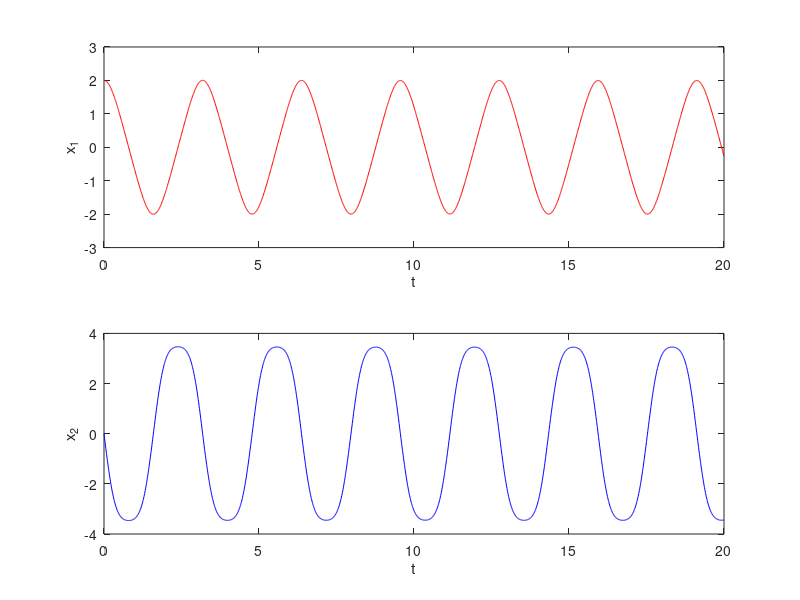

Write the MATLAB code that produced this figure. (Note: this script raises an error after producing the figure.)
clear; clc;

%% Define initial state and simulate ground truth
x0 = [2; 0];               % Initial conditions
tspan = 0:0.01:20;

[t, X] = ode45(@(t,x) [x(2); -x(1) - x(1)^3], tspan, x0);
dt = t(2) - t(1);

figure;
subplot(2,1,1);
plot(t,X(:,1),'r-');
xlabel('t');ylabel('x_{1}');
subplot(2,1,2);
plot(t,X(:,2),'b-');
xlabel('t');ylabel('x_{2}');

%% Compute time derivatives
dXdt = zeros(size(X));
dXdt(:,1) = X(:,2);                     % dx1/dt = x2
dXdt(:,2) = gradient(X(:,2), dt);       % Estimate dx2/dt numerically

%% Build polynomial library Theta(x)
x1 = X(:,1); x2 = X(:,2);
Theta = [ones(size(x1)), x1, x2, x1.^2, x1.*x2, x2.^2, x1.^3];
labels = {'1', 'x1', 'x2', 'x1^2', 'x1*x2', 'x2^2', 'x1^3'};

%% Apply SINDy
lambda = 0.1;
Xi = Theta \ dXdt;
for k = 1:10
    small = abs(Xi) < lambda;
    Xi(small) = 0;
    for i = 1:2
        big = ~small(:,i);
        Xi(big,i) = Theta(:,big) \ dXdt(:,i);
    end
end

%% Print discovered equations
fprintf('\n--- SINDy Recovered Equations ---\n');
for eq = 1:2
    fprintf('dx%d/dt = ', eq);
    for j = 1:length(labels)
        if abs(Xi(j,eq)) > 1e-6
            fprintf('%+.4f * %s ', Xi(j,eq), labels{j});
        end
    end
    fprintf('\n');
end

%% Simulate SINDy model
[tS, XS] = ode45(@(t,x) sindy_rhs(x, Xi), tspan, x0);

%% Compare
figure;
subplot(2,1,1);
plot(t, X(:,1), 'k', 'linewidth',3);
hold on;
plot(tS, XS(:,1), 'r--', 'linewidth',1); 
ylabel('x_1'); 
legend('True','SINDy');
subplot(2,1,2);
plot(t, X(:,2), 'k', 'linewidth',3);
hold on;
plot(tS, XS(:,2), 'r--', 'linewidth',1); 
ylabel('x_2'); xlabel('Time');
